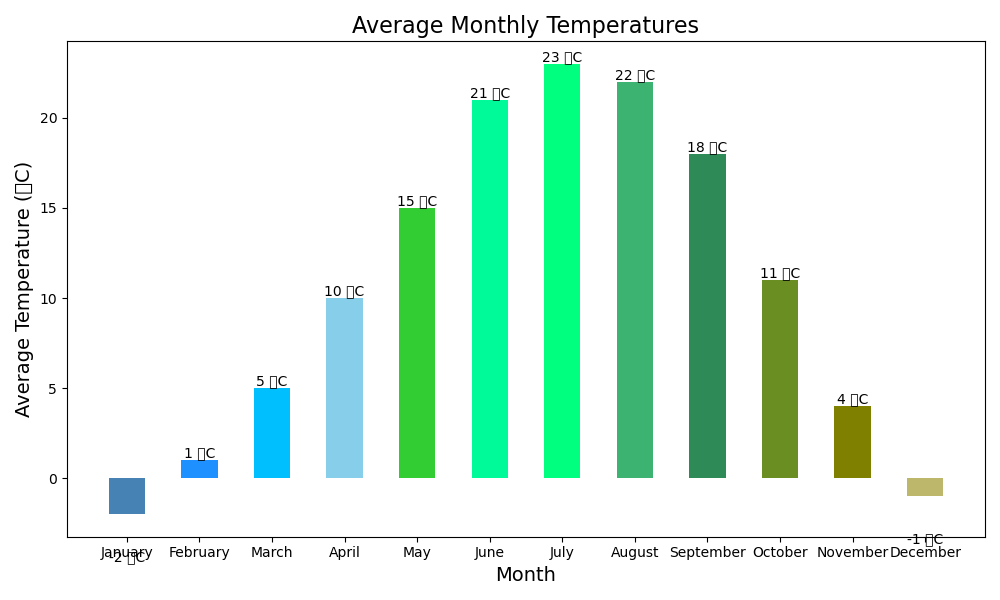

Source code (Python):

import matplotlib.pyplot as plt

# Data
months = ['January', 'February', 'March', 'April', 'May', 'June', 'July', 'August', 'September', 'October', 'November', 'December']
average_temperature = [-2, 1, 5, 10, 15, 21, 23, 22, 18, 11, 4, -1]

# Create vertical bar chart
fig, ax = plt.subplots(figsize=(10, 6))  # Change width and height of the chart
bars = ax.bar(months, average_temperature, width=0.5, color=['#4682B4', '#1E90FF', '#00BFFF', '#87CEEB', '#32CD32', '#00FA9A', '#00FF7F', '#3CB371', '#2E8B57', '#6B8E23', '#808000', '#BDB76B'])

# Customizing the plot
ax.set_title('Average Monthly Temperatures', fontsize=16)  # Change topic and headline
ax.set_xlabel('Month', fontsize=14)
ax.set_ylabel('Average Temperature (°C)', fontsize=14)

# Set bar labels to show the temperature values
for bar in bars:
    height = bar.get_height()
    label_y_pos = height if height > 0 else height - 2  # Adjust label position based on positive or negative values
    ax.text(bar.get_x() + bar.get_width()/2, label_y_pos, f'{height} °C', ha='center', va='bottom' if height > 0 else 'top')

# Show the plot
plt.tight_layout()
plt.show()
